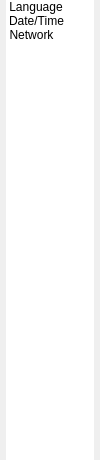
<?xml version="1.0" encoding="UTF-8"?>
<ui version="4.0">
 <class>ServiceUpdates::CSettingParametersWidget</class>
 <widget class="QWidget" name="ServiceUpdates::CSettingParametersWidget">
  <property name="geometry">
   <rect>
    <x>0</x>
    <y>0</y>
    <width>100</width>
    <height>460</height>
   </rect>
  </property>
  <property name="minimumSize">
   <size>
    <width>0</width>
    <height>0</height>
   </size>
  </property>
  <property name="maximumSize">
   <size>
    <width>100</width>
    <height>600</height>
   </size>
  </property>
  <property name="windowTitle">
   <string>Form</string>
  </property>
  <layout class="QHBoxLayout" name="horizontalLayout">
   <property name="leftMargin">
    <number>6</number>
   </property>
   <property name="topMargin">
    <number>0</number>
   </property>
   <property name="rightMargin">
    <number>6</number>
   </property>
   <property name="bottomMargin">
    <number>0</number>
   </property>
   <item>
    <widget class="QListWidget" name="parameterList">
     <property name="enabled">
      <bool>true</bool>
     </property>
     <property name="font">
      <font>
       <pointsize>9</pointsize>
      </font>
     </property>
     <property name="focusPolicy">
      <enum>Qt::NoFocus</enum>
     </property>
     <property name="frameShape">
      <enum>QFrame::NoFrame</enum>
     </property>
     <property name="verticalScrollBarPolicy">
      <enum>Qt::ScrollBarAlwaysOff</enum>
     </property>
     <property name="horizontalScrollBarPolicy">
      <enum>Qt::ScrollBarAlwaysOff</enum>
     </property>
     <property name="editTriggers">
      <set>QAbstractItemView::NoEditTriggers</set>
     </property>
     <property name="iconSize">
      <size>
       <width>65</width>
       <height>65</height>
      </size>
     </property>
     <property name="movement">
      <enum>QListView::Static</enum>
     </property>
     <property name="flow">
      <enum>QListView::LeftToRight</enum>
     </property>
     <property name="isWrapping" stdset="0">
      <bool>true</bool>
     </property>
     <property name="spacing">
      <number>7</number>
     </property>
     <property name="viewMode">
      <enum>QListView::IconMode</enum>
     </property>
     <property name="wordWrap">
      <bool>true</bool>
     </property>
     <property name="currentRow">
      <number>-1</number>
     </property>
     <item>
      <property name="text">
       <string>Language</string>
      </property>
      <property name="icon">
       <iconset>
        <normalon>:/Large/Icons/Configuration/Configuration_Language.png</normalon>
        <selectedon>:/Large/Icons/Configuration/Configuration_Language_act.png</selectedon>
       </iconset>
      </property>
     </item>
     <item>
      <property name="text">
       <string>Date/Time</string>
      </property>
      <property name="icon">
       <iconset>
        <normalon>:/Large/Icons/Configuration/Configuration_DateTime.png</normalon>
        <selectedon>:/Large/Icons/Configuration/Configuration_DateTime_act.png</selectedon>
       </iconset>
      </property>
     </item>
     <item>
      <property name="text">
       <string>Network</string>
      </property>
      <property name="icon">
       <iconset>
        <normalon>:/Large/Icons/Configuration/Configuration_Network.png</normalon>
        <selectedon>:/Large/Icons/Configuration/Configuration_Network_act.png</selectedon>
       </iconset>
      </property>
     </item>
    </widget>
   </item>
  </layout>
 </widget>
 <resources/>
 <connections/>
</ui>
